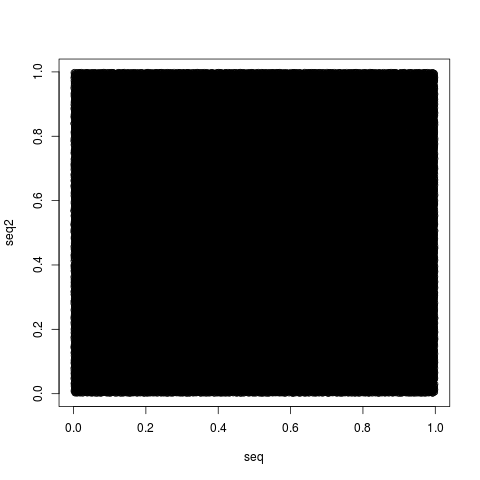

R code for this plot:
seq=NULL;
for(i in 1:100000){
	p=NULL;
	res <- 0;
	num=i;
	for(j in 1:18){
		p[j]=num%%2;
		num=num%/%2;
	}
	for(k in 1:18){
		res=res+p[k]*2^(-k);
	}
	seq[i]=res;
}
seq2=NULL;
for(i in 1:100000){
	p=NULL;
	res <- 0;
	num=i;
	for(j in 1:11){
		p[j]=num%%3;
		num=num%/%3;
	}
	for(k in 1:11){
		res=res+p[k]*3^(-k);
	}
	seq2[i]=res;
}
plot(seq,seq2);
